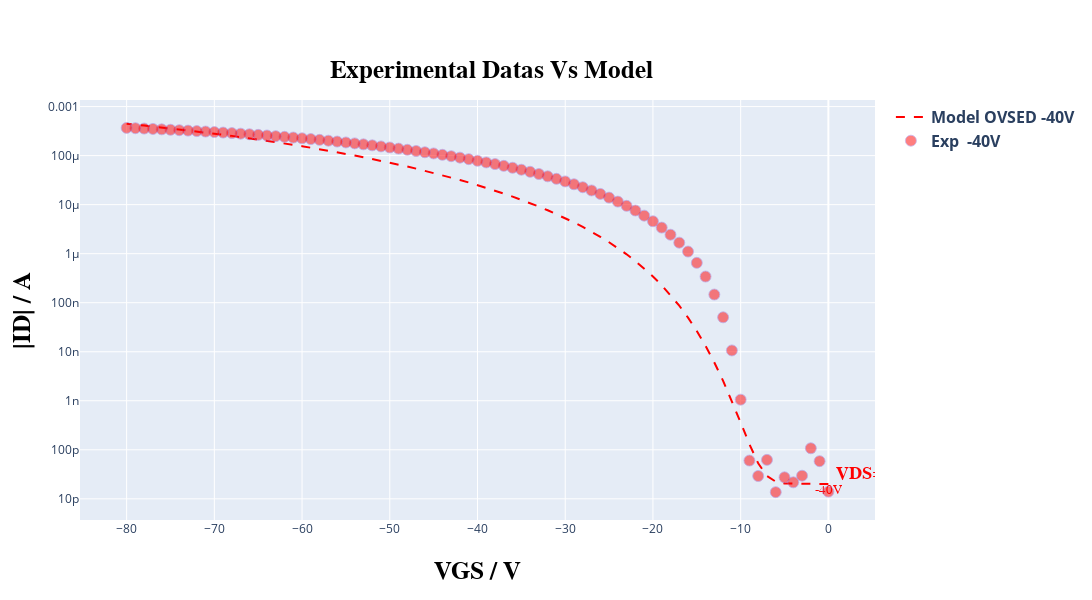
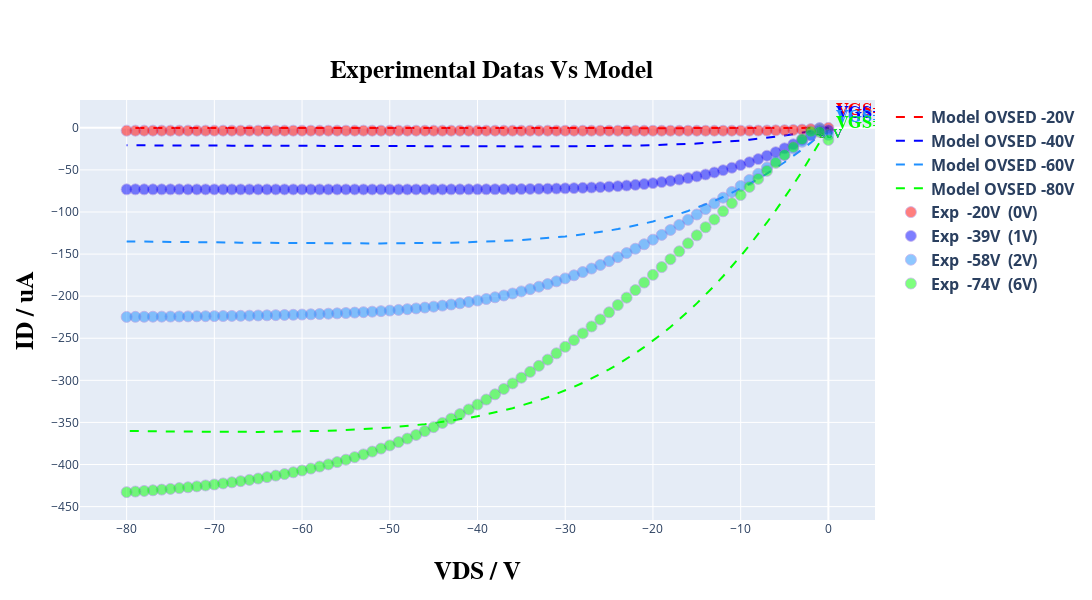

Notebook code cell kept with these figures, in order:
### Code cell
# @title ##### ***GRAFICS PLOT OPTION:*** { run: "auto" }
option = 'Show both curves' # @param ["Show transfer curve", "Show output curve", "Show both curves"]

plot = initialize_graphics_plot(settings)
model = instance_model(read, TFTModel, n_points, type_curve_plot, load_parameters, input_voltage, Vv, load_idleak, width_t, count_transfer, tp_tst, settings['experimental_data_scale_transfer'], settings['current_typic'], resistance, current)
in_model_data, in_exp_data, out_model_data, out_exp_data = load_experimental_data(read, count_transfer, Vv, Id, model, count_output)
plot_curves(option, plot, list_tension, list_tension_shift, count_transfer, in_model_data, out_model_data, in_exp_data, out_exp_data, shift_list, settings['select_files'], settings['current_typic'], type_curve_plot)
read.compute_relative_distance(Id, model)

### Figure 1 — Plotly figure (JSON) as saved in the notebook; plotly's stock layout.template omitted (floating-point values rounded to 4 significant figures)
{"data": [{"line": {"color": "rgb(255, 0, 0)", "dash": "dash"}, "mode": "lines+text", "name": "<b>Model OVSED<b> <b>-40V<b>", "text": ["-40V"], "textfont": {"color": "rgb(255, 0, 0)", "family": "Times New Roman", "size": 13}, "textposition": "bottom center", "type": "scatter", "x": [0, -1, -2, -3, -4, -5, -6, -7, -8, -9, -10, -11, -12, -13, -14, -15, -16, -17, -18, -19, -20, -21, -22, -23, -24, -25, -26, -27, -28, -29, -30, -31, -32, -33, -34, -35, -36, -37, -38, -39, -40, -41, -42, -43, -44, -45, -46, -47, -48, -49, -50, -51, -52, -53, -54, -55, -56, -57, -58, -59, -60, -61, -62, -63, -64, -65, -66, -67, -68, -69, -70, -71, -72, -73, -74, -75, -76, -77, -78, -79, -80], "y": [2e-11, 2e-11, 2.001e-11, 2.004e-11, 2.016e-11, 2.063e-11, 2.247e-11, 2.926e-11, 5.296e-11, 1.3e-10, 3.608e-10, 9.908e-10, 2.55e-09, 6.045e-09, 1.317e-08, 2.65e-08, 4.956e-08, 8.686e-08, 1.439e-07, 2.269e-07, 3.43e-07, 4.999e-07, 7.06e-07, 9.704e-07, 1.302e-06, 1.712e-06, 2.21e-06, 2.807e-06, 3.514e-06, 4.344e-06, 5.307e-06, 6.416e-06, 7.683e-06, 9.121e-06, 1.074e-05, 1.256e-05, 1.459e-05, 1.684e-05, 1.932e-05, 2.206e-05, 2.505e-05, 2.831e-05, 3.186e-05, 3.57e-05, 3.985e-05, 4.432e-05, 4.912e-05, 5.426e-05, 5.975e-05, 6.56e-05, 7.181e-05, 7.84e-05, 8.538e-05, 9.274e-05, 0.0001005, 0.0001087, 0.0001172, 0.0001262, 0.0001356, 0.0001454, 0.0001557, 0.0001664, 0.0001774, 0.000189, 0.0002009, 0.0002132, 0.000226, 0.0002392, 0.0002528, 0.0002668, 0.0002812, 0.000296, 0.0003111, 0.0003267, 0.0003426, 0.0003589, 0.0003755, 0.0003925, 0.0004098, 0.0004274, 0.0004452]}, {"marker": {"color": "rgb(255, 0, 0)", "line": {"color": "MediumPurple", "width": 0.8}, "opacity": 0.5, "size": 11}, "mode": "markers+text", "name": "<b>Exp <b> <b>-40V<b>", "text": ["<b>VDS<b>=-40V"], "textfont": {"color": "rgb(255, 0, 0)", "family": "Times New Roman", "size": 18}, "textposition": "top right", "type": "scatter", "x": [0, -1, -2, -3, -4, -5, -6, -7, -8, -9, -10, -11, -12, -13, -14, -15, -16, -17, -18, -19, -20, -21, -22, -23, -24, -25, -26, -27, -28, -29, -30, -31, -32, -33, -34, -35, -36, -37, -38, -39, -40, -41, -42, -43, -44, -45, -46, -47, -48, -49, -50, -51, -52, -53, -54, -55, -56, -57, -58, -59, -60, -61, -62, -63, -64, -65, -66, -67, -68, -69, -70, -71, -72, -73, -74, -75, -76, -77, -78, -79, -80], "y": [1.399e-11, 5.865e-11, 1.076e-10, 2.964e-11, 2.174e-11, 2.748e-11, 1.371e-11, 6.235e-11, 2.923e-11, 6.037e-11, 1.054e-09, 1.063e-08, 5.042e-08, 1.468e-07, 3.417e-07, 6.505e-07, 1.105e-06, 1.676e-06, 2.436e-06, 3.402e-06, 4.578e-06, 5.968e-06, 7.592e-06, 9.455e-06, 1.153e-05, 1.391e-05, 1.656e-05, 1.947e-05, 2.265e-05, 2.606e-05, 2.974e-05, 3.365e-05, 3.78e-05, 4.216e-05, 4.677e-05, 5.155e-05, 5.657e-05, 6.178e-05, 6.717e-05, 7.262e-05, 7.852e-05, 8.462e-05, 9.087e-05, 9.73e-05, 0.0001039, 0.0001107, 0.000117, 0.0001242, 0.0001315, 0.0001389, 0.0001464, 0.0001541, 0.0001618, 0.0001697, 0.0001775, 0.0001855, 0.0001935, 0.0002015, 0.0002096, 0.0002176, 0.0002256, 0.0002335, 0.0002415, 0.0002493, 0.0002572, 0.000265, 0.0002727, 0.0002802, 0.0002877, 0.0002951, 0.0003024, 0.0003095, 0.0003165, 0.0003235, 0.0003302, 0.0003368, 0.0003433, 0.0003497, 0.000356, 0.000362, 0.0003679]}], "layout": {"height": 600, "legend": {"font": {"size": 16}}, "title": {"font": {"color": "black", "family": "Overpass", "size": 25}, "text": "<b>Experimental Datas Vs Model<b>", "x": 0.45, "y": 0.9}, "width": 1100, "xaxis": {"title": {"font": {"color": "black", "family": "Overpass", "size": 25}, "standoff": 25, "text": "<b>VGS / V<b>"}}, "yaxis": {"title": {"font": {"color": "black", "family": "Overpass", "size": 25}, "standoff": 10, "text": "<b>|ID| / A<b>"}, "type": "log"}}}

### Figure 2 — Plotly figure (JSON) as saved in the notebook; plotly's stock layout.template omitted (floating-point values rounded to 4 significant figures)
{"data": [{"line": {"color": "rgb(255, 0, 0)", "dash": "dash"}, "mode": "lines+text", "name": "<b>Model OVSED<b> <b>-20V<b>", "text": ["-20V"], "textfont": {"color": "rgb(255, 0, 0)", "family": "Times New Roman", "size": 13}, "textposition": "bottom center", "type": "scatter", "x": [0, -1, -2, -3, -4, -5, -6, -7, -8, -9, -10, -11, -12, -13, -14, -15, -16, -17, -18, -19, -20, -21, -22, -23, -24, -25, -26, -27, -28, -29, -30, -31, -32, -33, -34, -35, -36, -37, -38, -39, -40, -41, -42, -43, -44, -45, -46, -47, -48, -49, -50, -51, -52, -53, -54, -55, -56, -57, -58, -59, -60, -61, -62, -63, -64, -65, -66, -67, -68, -69, -70, -71, -72, -73, -74, -75, -76, -77, -78, -79, -80], "y": [-2e-05, -0.07417, -0.1384, -0.1928, -0.2379, -0.2745, -0.3036, -0.3263, -0.3435, -0.3563, -0.3655, -0.3719, -0.3762, -0.3788, -0.3803, -0.3808, -0.3807, -0.38, -0.3791, -0.3779, -0.3765, -0.375, -0.3734, -0.3718, -0.3701, -0.3684, -0.3667, -0.365, -0.3633, -0.3616, -0.3599, -0.3582, -0.3564, -0.3547, -0.353, -0.3513, -0.3497, -0.348, -0.3463, -0.3446, -0.343, -0.3413, -0.3396, -0.338, -0.3364, -0.3347, -0.3331, -0.3315, -0.3299, -0.3282, -0.3266, -0.325, -0.3234, -0.3219, -0.3203, -0.3187, -0.3171, -0.3156, -0.314, -0.3125, -0.3109, -0.3094, -0.3078, -0.3063, -0.3048, -0.3033, -0.3018, -0.3003, -0.2988, -0.2973, -0.2958, -0.2943, -0.2928, -0.2914, -0.2899, -0.2884, -0.287, -0.2855, -0.2841, -0.2827, -0.2812]}, {"line": {"color": "rgb(0, 0, 255)", "dash": "dash"}, "mode": "lines+text", "name": "<b>Model OVSED<b> <b>-40V<b>", "text": ["-40V"], "textfont": {"color": "rgb(0, 0, 255)", "family": "Times New Roman", "size": 13}, "textposition": "bottom center", "type": "scatter", "x": [0, -1, -2, -3, -4, -5, -6, -7, -8, -9, -10, -11, -12, -13, -14, -15, -16, -17, -18, -19, -20, -21, -22, -23, -24, -25, -26, -27, -28, -29, -30, -31, -32, -33, -34, -35, -36, -37, -38, -39, -40, -41, -42, -43, -44, -45, -46, -47, -48, -49, -50, -51, -52, -53, -54, -55, -56, -57, -58, -59, -60, -61, -62, -63, -64, -65, -66, -67, -68, -69, -70, -71, -72, -73, -74, -75, -76, -77, -78, -79, -80], "y": [-2e-05, -2.109, -4.073, -5.896, -7.582, -9.136, -10.56, -11.87, -13.06, -14.14, -15.12, -16.01, -16.8, -17.51, -18.15, -18.71, -19.21, -19.65, -20.04, -20.38, -20.67, -20.92, -21.14, -21.33, -21.49, -21.62, -21.73, -21.83, -21.9, -21.96, -22.01, -22.05, -22.07, -22.09, -22.1, -22.11, -22.1, -22.1, -22.09, -22.07, -22.06, -22.04, -22.01, -21.99, -21.96, -21.94, -21.91, -21.88, -21.85, -21.82, -21.79, -21.75, -21.72, -21.69, -21.65, -21.62, -21.59, -21.55, -21.52, -21.49, -21.45, -21.42, -21.38, -21.35, -21.32, -21.28, -21.25, -21.21, -21.18, -21.14, -21.11, -21.08, -21.04, -21.01, -20.97, -20.94, -20.91, -20.87, -20.84, -20.8, -20.77]}, {"line": {"color": "rgb(30, 144, 255)", "dash": "dash"}, "mode": "lines+text", "name": "<b>Model OVSED<b> <b>-60V<b>", "text": ["-60V"], "textfont": {"color": "rgb(30, 144, 255)", "family": "Times New Roman", "size": 13}, "textposition": "bottom center", "type": "scatter", "x": [0, -1, -2, -3, -4, -5, -6, -7, -8, -9, -10, -11, -12, -13, -14, -15, -16, -17, -18, -19, -20, -21, -22, -23, -24, -25, -26, -27, -28, -29, -30, -31, -32, -33, -34, -35, -36, -37, -38, -39, -40, -41, -42, -43, -44, -45, -46, -47, -48, -49, -50, -51, -52, -53, -54, -55, -56, -57, -58, -59, -60, -61, -62, -63, -64, -65, -66, -67, -68, -69, -70, -71, -72, -73, -74, -75, -76, -77, -78, -79, -80], "y": [-2e-05, -9.019, -17.61, -25.78, -33.55, -40.91, -47.89, -54.49, -60.72, -66.6, -72.13, -77.34, -82.22, -86.79, -91.07, -95.06, -98.79, -102.2, -105.5, -108.4, -111.2, -113.8, -116.1, -118.3, -120.3, -122.1, -123.7, -125.3, -126.6, -127.9, -129.0, -130.1, -131.0, -131.8, -132.6, -133.3, -133.8, -134.4, -134.9, -135.3, -135.6, -135.9, -136.2, -136.5, -136.7, -136.8, -137.0, -137.1, -137.2, -137.2, -137.3, -137.3, -137.3, -137.3, -137.3, -137.3, -137.2, -137.2, -137.1, -137.1, -137.0, -136.9, -136.9, -136.8, -136.7, -136.6, -136.5, -136.4, -136.3, -136.2, -136.1, -136.0, -135.9, -135.8, -135.7, -135.5, -135.4, -135.3, -135.2, -135.1, -135.0]}, {"line": {"color": "rgb(0, 255, 0)", "dash": "dash"}, "mode": "lines+text", "name": "<b>Model OVSED<b> <b>-80V<b>", "text": ["-80V"], "textfont": {"color": "rgb(0, 255, 0)", "family": "Times New Roman", "size": 13}, "textposition": "bottom center", "type": "scatter", "x": [0, -1, -2, -3, -4, -5, -6, -7, -8, -9, -10, -11, -12, -13, -14, -15, -16, -17, -18, -19, -20, -21, -22, -23, -24, -25, -26, -27, -28, -29, -30, -31, -32, -33, -34, -35, -36, -37, -38, -39, -40, -41, -42, -43, -44, -45, -46, -47, -48, -49, -50, -51, -52, -53, -54, -55, -56, -57, -58, -59, -60, -61, -62, -63, -64, -65, -66, -67, -68, -69, -70, -71, -72, -73, -74, -75, -76, -77, -78, -79, -80], "y": [-2e-05, -17.77, -34.97, -51.59, -67.64, -83.13, -98.06, -112.4, -126.3, -139.6, -152.4, -164.6, -176.3, -187.6, -198.3, -208.6, -218.4, -227.7, -236.5, -245.0, -253.0, -260.5, -267.7, -274.5, -280.9, -287.0, -292.6, -298.0, -303.0, -307.7, -312.1, -316.3, -320.1, -323.7, -327.1, -330.2, -333.1, -335.7, -338.2, -340.5, -342.6, -344.6, -346.3, -348.0, -349.5, -350.8, -352.1, -353.2, -354.3, -355.2, -356.0, -356.8, -357.5, -358.1, -358.6, -359.1, -359.5, -359.8, -360.2, -360.4, -360.7, -360.8, -361.0, -361.1, -361.2, -361.3, -361.3, -361.3, -361.3, -361.3, -361.2, -361.2, -361.1, -361.0, -360.9, -360.8, -360.7, -360.5, -360.4, -360.2, -360.1]}, {"marker": {"color": "rgb(255, 0, 0)", "line": {"color": "MediumPurple", "width": 0.8}, "opacity": 0.5, "size": 11}, "mode": "markers+text", "name": "<b>Exp <b> <b>-20V<b> <b> (0V)<b>", "text": ["<b>VGS<b>=-20V  (0)"], "textfont": {"color": "rgb(255, 0, 0)", "family": "Times New Roman", "size": 18}, "textposition": "top right", "type": "scatter", "x": [0, -1, -2, -3, -4, -5, -6, -7, -8, -9, -10, -11, -12, -13, -14, -15, -16, -17, -18, -19, -20, -21, -22, -23, -24, -25, -26, -27, -28, -29, -30, -31, -32, -33, -34, -35, -36, -37, -38, -39, -40, -41, -42, -43, -44, -45, -46, -47, -48, -49, -50, -51, -52, -53, -54, -55, -56, -57, -58, -59, -60, -61, -62, -63, -64, -65, -66, -67, -68, -69, -70, -71, -72, -73, -74, -75, -76, -77, -78, -79, -80], "y": [-0.07059, -0.8353, -1.54, -2.087, -2.501, -2.805, -3.025, -3.178, -3.283, -3.351, -3.393, -3.418, -3.433, -3.44, -3.443, -3.444, -3.443, -3.442, -3.44, -3.438, -3.435, -3.433, -3.43, -3.428, -3.426, -3.423, -3.421, -3.419, -3.416, -3.414, -3.412, -3.41, -3.408, -3.406, -3.404, -3.402, -3.401, -3.399, -3.397, -3.395, -3.393, -3.391, -3.39, -3.388, -3.386, -3.385, -3.383, -3.381, -3.38, -3.379, -3.377, -3.376, -3.374, -3.373, -3.372, -3.37, -3.369, -3.368, -3.366, -3.365, -3.364, -3.362, -3.361, -3.36, -3.359, -3.358, -3.356, -3.355, -3.354, -3.353, -3.352, -3.351, -3.35, -3.349, -3.348, -3.346, -3.345, -3.344, -3.343, -3.342, -3.342]}, {"marker": {"color": "rgb(0, 0, 255)", "line": {"color": "MediumPurple", "width": 0.8}, "opacity": 0.5, "size": 11}, "mode": "markers+text", "name": "<b>Exp <b> <b>-39V<b> <b> (1V)<b>", "text": ["<b>VGS<b>=-40V  (1)"], "textfont": {"color": "rgb(0, 0, 255)", "family": "Times New Roman", "size": 18}, "textposition": "top right", "type": "scatter", "x": [0, -1, -2, -3, -4, -5, -6, -7, -8, -9, -10, -11, -12, -13, -14, -15, -16, -17, -18, -19, -20, -21, -22, -23, -24, -25, -26, -27, -28, -29, -30, -31, -32, -33, -34, -35, -36, -37, -38, -39, -40, -41, -42, -43, -44, -45, -46, -47, -48, -49, -50, -51, -52, -53, -54, -55, -56, -57, -58, -59, -60, -61, -62, -63, -64, -65, -66, -67, -68, -69, -70, -71, -72, -73, -74, -75, -76, -77, -78, -79, -80], "y": [-2.752, -3.257, -8.978, -14.35, -19.51, -24.35, -28.91, -33.16, -37.14, -40.84, -44.27, -47.45, -50.36, -53.04, -55.47, -57.69, -59.68, -61.47, -63.06, -64.48, -65.72, -66.82, -67.77, -68.6, -69.33, -69.95, -70.49, -70.95, -71.34, -71.66, -71.94, -72.17, -72.36, -72.52, -72.65, -72.76, -72.85, -72.92, -72.98, -73.02, -73.06, -73.09, -73.11, -73.13, -73.14, -73.15, -73.16, -73.17, -73.18, -73.18, -73.19, -73.19, -73.19, -73.19, -73.19, -73.19, -73.18, -73.18, -73.18, -73.18, -73.18, -73.18, -73.18, -73.17, -73.17, -73.16, -73.16, -73.15, -73.15, -73.14, -73.14, -73.14, -73.14, -73.14, -73.13, -73.13, -73.12, -73.12, -73.11, -73.11, -73.1]}, {"marker": {"color": "rgb(30, 144, 255)", "line": {"color": "MediumPurple", "width": 0.8}, "opacity": 0.5, "size": 11}, "mode": "markers+text", "name": "<b>Exp <b> <b>-58V<b> <b> (2V)<b>", "text": ["<b>VGS<b>=-60V  (2)"], "textfont": {"color": "rgb(30, 144, 255)", "family": "Times New Roman", "size": 18}, "textposition": "top right", "type": "scatter", "x": [0, -1, -2, -3, -4, -5, -6, -7, -8, -9, -10, -11, -12, -13, -14, -15, -16, -17, -18, -19, -20, -21, -22, -23, -24, -25, -26, -27, -28, -29, -30, -31, -32, -33, -34, -35, -36, -37, -38, -39, -40, -41, -42, -43, -44, -45, -46, -47, -48, -49, -50, -51, -52, -53, -54, -55, -56, -57, -58, -59, -60, -61, -62, -63, -64, -65, -66, -67, -68, -69, -70, -71, -72, -73, -74, -75, -76, -77, -78, -79, -80], "y": [-8.227, -0.287, -8.565, -16.58, -24.48, -32.2, -39.81, -47.29, -54.68, -61.93, -69.06, -76.11, -83.01, -89.81, -96.46, -103.0, -109.3, -115.3, -121.3, -127.2, -132.9, -138.4, -143.7, -148.8, -153.7, -158.4, -162.9, -167.2, -171.3, -175.2, -178.9, -182.4, -185.7, -188.8, -191.7, -194.3, -196.9, -199.2, -201.3, -203.4, -205.2, -206.9, -208.5, -209.9, -211.2, -212.4, -213.6, -214.6, -215.5, -216.3, -217.1, -217.8, -218.4, -219.0, -219.5, -220.0, -220.4, -220.8, -221.2, -221.5, -221.8, -222.1, -222.3, -222.6, -222.8, -223.0, -223.2, -223.3, -223.5, -223.6, -223.7, -223.8, -224.0, -224.0, -224.1, -224.2, -224.3, -224.4, -224.5, -224.5, -224.6]}, {"marker": {"color": "rgb(0, 255, 0)", "line": {"color": "MediumPurple", "width": 0.8}, "opacity": 0.5, "size": 11}, "mode": "markers+text", "name": "<b>Exp <b> <b>-74V<b> <b> (6V)<b>", "text": ["<b>VGS<b>=-80V  (6)"], "textfont": {"color": "rgb(0, 255, 0)", "family": "Times New Roman", "size": 18}, "textposition": "top right", "type": "scatter", "x": [0, -1, -2, -3, -4, -5, -6, -7, -8, -9, -10, -11, -12, -13, -14, -15, -16, -17, -18, -19, -20, -21, -22, -23, -24, -25, -26, -27, -28, -29, -30, -31, -32, -33, -34, -35, -36, -37, -38, -39, -40, -41, -42, -43, -44, -45, -46, -47, -48, -49, -50, -51, -52, -53, -54, -55, -56, -57, -58, -59, -60, -61, -62, -63, -64, -65, -66, -67, -68, -69, -70, -71, -72, -73, -74, -75, -76, -77, -78, -79, -80], "y": [-14.39, -4.945, -4.364, -13.5, -22.86, -32.22, -41.65, -51.13, -60.68, -70.22, -79.83, -89.53, -99.16, -108.8, -118.1, -127.7, -137.3, -146.7, -156.1, -165.5, -174.7, -183.8, -192.8, -201.7, -210.5, -219.2, -227.7, -236.0, -244.2, -252.3, -260.2, -267.9, -275.4, -282.8, -289.9, -296.9, -303.7, -310.2, -316.6, -322.8, -328.8, -334.6, -340.1, -345.5, -350.6, -355.6, -360.3, -364.9, -369.2, -373.4, -377.3, -381.1, -384.6, -388.0, -391.2, -394.3, -397.1, -399.8, -402.4, -404.8, -407.1, -409.3, -411.3, -413.2, -415.0, -416.7, -418.3, -419.8, -421.2, -422.5, -423.7, -424.9, -426.0, -427.0, -428.0, -429.0, -429.8, -430.6, -431.4, -432.1, -432.8]}], "layout": {"height": 600, "legend": {"font": {"size": 16}}, "title": {"font": {"color": "black", "family": "Overpass", "size": 25}, "text": "<b>Experimental Datas Vs Model<b>", "x": 0.45, "y": 0.9}, "width": 1100, "xaxis": {"title": {"font": {"color": "black", "family": "Overpass", "size": 25}, "standoff": 25, "text": "<b>VDS / V<b>"}}, "yaxis": {"title": {"font": {"color": "black", "family": "Overpass", "size": 25}, "standoff": 10, "text": "<b>ID / uA<b>"}, "type": "linear"}}}
